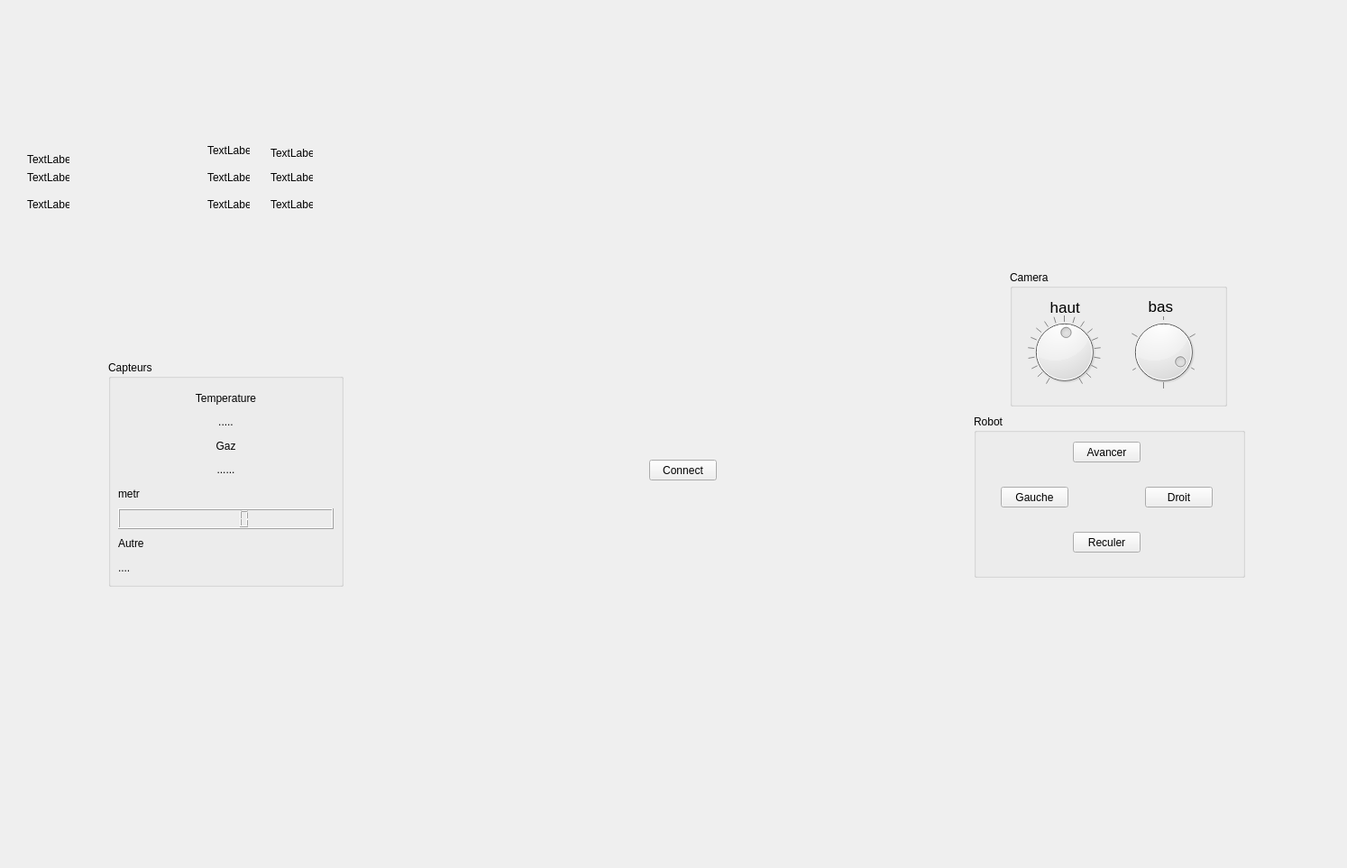
<?xml version="1.0" encoding="UTF-8"?>
<ui version="4.0">
 <class>Application_robot</class>
 <widget class="QMainWindow" name="Application_robot">
  <property name="geometry">
   <rect>
    <x>0</x>
    <y>0</y>
    <width>1494</width>
    <height>963</height>
   </rect>
  </property>
  <property name="windowTitle">
   <string>Application_robot</string>
  </property>
  <property name="toolButtonStyle">
   <enum>Qt::ToolButtonTextOnly</enum>
  </property>
  <widget class="QWidget" name="centralWidget">
   <widget class="QPushButton" name="pushButton_connect">
    <property name="geometry">
     <rect>
      <x>720</x>
      <y>510</y>
      <width>75</width>
      <height>23</height>
     </rect>
    </property>
    <property name="text">
     <string>Connect</string>
    </property>
   </widget>
   <widget class="QGroupBox" name="groupBox">
    <property name="geometry">
     <rect>
      <x>120</x>
      <y>400</y>
      <width>261</width>
      <height>251</height>
     </rect>
    </property>
    <property name="title">
     <string>Capteurs</string>
    </property>
    <widget class="QWidget" name="verticalLayoutWidget">
     <property name="geometry">
      <rect>
       <x>0</x>
       <y>20</y>
       <width>261</width>
       <height>231</height>
      </rect>
     </property>
     <layout class="QVBoxLayout" name="verticalLayout">
      <item>
       <widget class="QLabel" name="label_temperature_text">
        <property name="text">
         <string>Temperature</string>
        </property>
        <property name="alignment">
         <set>Qt::AlignCenter</set>
        </property>
       </widget>
      </item>
      <item>
       <widget class="QLabel" name="label_temperature_valeur">
        <property name="text">
         <string>.....</string>
        </property>
        <property name="alignment">
         <set>Qt::AlignCenter</set>
        </property>
       </widget>
      </item>
      <item>
       <widget class="QLabel" name="label_gaz_text">
        <property name="text">
         <string>Gaz</string>
        </property>
        <property name="alignment">
         <set>Qt::AlignCenter</set>
        </property>
       </widget>
      </item>
      <item>
       <widget class="QLabel" name="label_gaz_valeur">
        <property name="text">
         <string>......</string>
        </property>
        <property name="alignment">
         <set>Qt::AlignCenter</set>
        </property>
       </widget>
      </item>
      <item>
       <widget class="QLabel" name="label_2">
        <property name="text">
         <string>metr</string>
        </property>
       </widget>
      </item>
      <item>
       <widget class="QLCDNumber" name="lcdNumber">
        <property name="palette">
         <palette>
          <active>
           <colorrole role="WindowText">
            <brush brushstyle="SolidPattern">
             <color alpha="255">
              <red>255</red>
              <green>85</green>
              <blue>0</blue>
             </color>
            </brush>
           </colorrole>
          </active>
          <inactive>
           <colorrole role="WindowText">
            <brush brushstyle="SolidPattern">
             <color alpha="255">
              <red>255</red>
              <green>85</green>
              <blue>0</blue>
             </color>
            </brush>
           </colorrole>
          </inactive>
          <disabled>
           <colorrole role="WindowText">
            <brush brushstyle="SolidPattern">
             <color alpha="255">
              <red>120</red>
              <green>120</green>
              <blue>120</blue>
             </color>
            </brush>
           </colorrole>
          </disabled>
         </palette>
        </property>
       </widget>
      </item>
      <item>
       <widget class="QLabel" name="label_4">
        <property name="text">
         <string>Autre</string>
        </property>
       </widget>
      </item>
      <item>
       <widget class="QLabel" name="label_5">
        <property name="text">
         <string>....</string>
        </property>
       </widget>
      </item>
     </layout>
    </widget>
   </widget>
   <widget class="QGroupBox" name="groupBox_3">
    <property name="geometry">
     <rect>
      <x>1080</x>
      <y>460</y>
      <width>301</width>
      <height>181</height>
     </rect>
    </property>
    <property name="title">
     <string>Robot</string>
    </property>
    <widget class="QPushButton" name="pushButton_gauche">
     <property name="geometry">
      <rect>
       <x>30</x>
       <y>80</y>
       <width>75</width>
       <height>23</height>
      </rect>
     </property>
     <property name="text">
      <string>Gauche</string>
     </property>
    </widget>
    <widget class="QPushButton" name="pushButton_droit">
     <property name="geometry">
      <rect>
       <x>190</x>
       <y>80</y>
       <width>75</width>
       <height>23</height>
      </rect>
     </property>
     <property name="text">
      <string>Droit</string>
     </property>
    </widget>
    <widget class="QPushButton" name="pushButton_avancer">
     <property name="geometry">
      <rect>
       <x>110</x>
       <y>30</y>
       <width>75</width>
       <height>23</height>
      </rect>
     </property>
     <property name="text">
      <string>Avancer</string>
     </property>
    </widget>
    <widget class="QPushButton" name="pushButton_reculer">
     <property name="geometry">
      <rect>
       <x>110</x>
       <y>130</y>
       <width>75</width>
       <height>23</height>
      </rect>
     </property>
     <property name="text">
      <string>Reculer</string>
     </property>
    </widget>
   </widget>
   <widget class="QLabel" name="label_connect">
    <property name="geometry">
     <rect>
      <x>720</x>
      <y>480</y>
      <width>81</width>
      <height>20</height>
     </rect>
    </property>
    <property name="contextMenuPolicy">
     <enum>Qt::DefaultContextMenu</enum>
    </property>
    <property name="layoutDirection">
     <enum>Qt::LeftToRight</enum>
    </property>
    <property name="text">
     <string/>
    </property>
    <property name="alignment">
     <set>Qt::AlignCenter</set>
    </property>
   </widget>
   <widget class="QGroupBox" name="groupBox_camera">
    <property name="geometry">
     <rect>
      <x>1120</x>
      <y>300</y>
      <width>241</width>
      <height>151</height>
     </rect>
    </property>
    <property name="title">
     <string>Camera</string>
    </property>
    <widget class="QLabel" name="label_tourelle_haut">
     <property name="geometry">
      <rect>
       <x>40</x>
       <y>30</y>
       <width>41</width>
       <height>21</height>
      </rect>
     </property>
     <property name="font">
      <font>
       <pointsize>13</pointsize>
      </font>
     </property>
     <property name="text">
      <string> haut</string>
     </property>
    </widget>
    <widget class="QLabel" name="label_6">
     <property name="geometry">
      <rect>
       <x>130</x>
       <y>30</y>
       <width>91</width>
       <height>20</height>
      </rect>
     </property>
     <property name="font">
      <font>
       <pointsize>13</pointsize>
      </font>
     </property>
     <property name="text">
      <string>     bas</string>
     </property>
    </widget>
    <widget class="QDial" name="dial_tourelle_haut">
     <property name="geometry">
      <rect>
       <x>20</x>
       <y>50</y>
       <width>81</width>
       <height>81</height>
      </rect>
     </property>
     <property name="maximum">
      <number>174</number>
     </property>
     <property name="singleStep">
      <number>10</number>
     </property>
     <property name="value">
      <number>90</number>
     </property>
     <property name="notchesVisible">
      <bool>true</bool>
     </property>
    </widget>
    <widget class="QDial" name="dial_tourelle_bas">
     <property name="geometry">
      <rect>
       <x>120</x>
       <y>50</y>
       <width>101</width>
       <height>81</height>
      </rect>
     </property>
     <property name="maximum">
      <number>60</number>
     </property>
     <property name="singleStep">
      <number>10</number>
     </property>
     <property name="pageStep">
      <number>20</number>
     </property>
     <property name="value">
      <number>50</number>
     </property>
     <property name="invertedControls">
      <bool>false</bool>
     </property>
     <property name="wrapping">
      <bool>true</bool>
     </property>
     <property name="notchTarget">
      <double>10.000000000000000</double>
     </property>
     <property name="notchesVisible">
      <bool>true</bool>
     </property>
    </widget>
   </widget>
   <widget class="QLabel" name="cam">
    <property name="geometry">
     <rect>
      <x>500</x>
      <y>70</y>
      <width>501</width>
      <height>391</height>
     </rect>
    </property>
    <property name="text">
     <string/>
    </property>
   </widget>
   <widget class="QLabel" name="gyro_x_label">
    <property name="geometry">
     <rect>
      <x>300</x>
      <y>160</y>
      <width>47</width>
      <height>20</height>
     </rect>
    </property>
    <property name="text">
     <string>TextLabel</string>
    </property>
   </widget>
   <widget class="QLabel" name="acc_x_label">
    <property name="geometry">
     <rect>
      <x>230</x>
      <y>160</y>
      <width>47</width>
      <height>13</height>
     </rect>
    </property>
    <property name="text">
     <string>TextLabel</string>
    </property>
   </widget>
   <widget class="QLabel" name="acc_y_label">
    <property name="geometry">
     <rect>
      <x>230</x>
      <y>190</y>
      <width>47</width>
      <height>13</height>
     </rect>
    </property>
    <property name="text">
     <string>TextLabel</string>
    </property>
   </widget>
   <widget class="QLabel" name="Gaz_label">
    <property name="geometry">
     <rect>
      <x>30</x>
      <y>170</y>
      <width>47</width>
      <height>13</height>
     </rect>
    </property>
    <property name="text">
     <string>TextLabel</string>
    </property>
   </widget>
   <widget class="QLabel" name="Ultrason_label">
    <property name="geometry">
     <rect>
      <x>30</x>
      <y>190</y>
      <width>47</width>
      <height>13</height>
     </rect>
    </property>
    <property name="text">
     <string>TextLabel</string>
    </property>
   </widget>
   <widget class="QLabel" name="gyro_y_label">
    <property name="geometry">
     <rect>
      <x>300</x>
      <y>190</y>
      <width>47</width>
      <height>13</height>
     </rect>
    </property>
    <property name="text">
     <string>TextLabel</string>
    </property>
   </widget>
   <widget class="QLabel" name="gyro_z_label">
    <property name="geometry">
     <rect>
      <x>300</x>
      <y>220</y>
      <width>47</width>
      <height>13</height>
     </rect>
    </property>
    <property name="text">
     <string>TextLabel</string>
    </property>
   </widget>
   <widget class="QLabel" name="acc_z_label">
    <property name="geometry">
     <rect>
      <x>230</x>
      <y>220</y>
      <width>47</width>
      <height>13</height>
     </rect>
    </property>
    <property name="text">
     <string>TextLabel</string>
    </property>
   </widget>
   <widget class="QLabel" name="Temperature_label">
    <property name="geometry">
     <rect>
      <x>30</x>
      <y>220</y>
      <width>47</width>
      <height>13</height>
     </rect>
    </property>
    <property name="text">
     <string>TextLabel</string>
    </property>
   </widget>
   <zorder>cam</zorder>
   <zorder>pushButton_connect</zorder>
   <zorder>groupBox</zorder>
   <zorder>groupBox_3</zorder>
   <zorder>label_connect</zorder>
   <zorder>groupBox_camera</zorder>
   <zorder>gyro_x_label</zorder>
   <zorder>acc_x_label</zorder>
   <zorder>acc_y_label</zorder>
   <zorder>Gaz_label</zorder>
   <zorder>Ultrason_label</zorder>
   <zorder>gyro_y_label</zorder>
   <zorder>gyro_z_label</zorder>
   <zorder>acc_z_label</zorder>
   <zorder>Temperature_label</zorder>
  </widget>
 </widget>
 <layoutdefault spacing="6" margin="11"/>
 <resources/>
 <connections/>
</ui>
